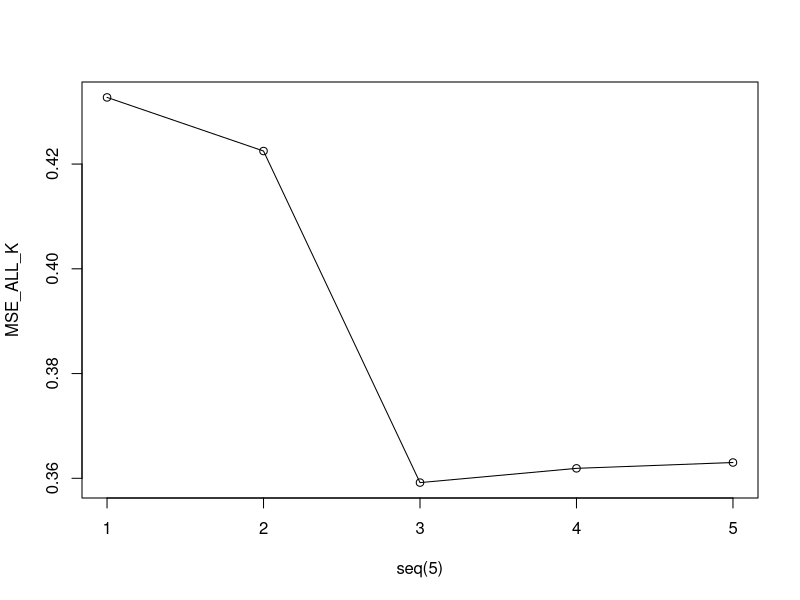

The R source for this figure:

library(foreach)

# functions I need

Kfoldsplit <- function(n_obs, K){
  
  # number of observations per window
  window <- n_obs %/% K
  
  origin <- sample(1:n_obs, n_obs, replace = F)
  indexes <- matrix(origin, nrow=K, ncol =window, byrow=T)
  
  # in R to return we just type in the thingy we wanna return
  indexes
  
}

PolyCV <- function(data, folds, polyNom, is_median = F){
  
  n.folds <- dim(folds)[1]
  
  MSE <- foreach(fold = 1:n.folds, .combine = c) %do% {
    
    train_ind <- c( folds[-fold, ])
    val_ind <- c(folds[fold, ])
    
    train.data <- data[train_ind, ]
    test.data <- data[val_ind, ]
    
    model <- lm(Y ~ poly(X, polyNom, raw =TRUE), data = train.data)
    
    #get the MSE of the model
    MSE <- mean( (test.data$Y - predict(model, newdata = test.data))^2)
    
    
    
  }
  
  # get mean of the entire model as a whole
  ifelse(is_median, median(MSE), mean(MSE))
}

# WE may now begin conduction of the test

TutData <- read.csv("data/TutWk7Data.csv")

n_observations <- nrow(TutData)

# set the seed
set.seed(2026)

polynomials <- c(1:5)
sets <- Kfoldsplit(n_observations, 5)
MSE_ALL_K <- foreach(polynomial = polynomials, .combine = c) %do% {
  
  PolyCV(data = TutData, folds = sets, poly = polynomial )
  
  
}

plot(seq(5), MSE_ALL_K)
lines(seq(5), MSE_ALL_K)
